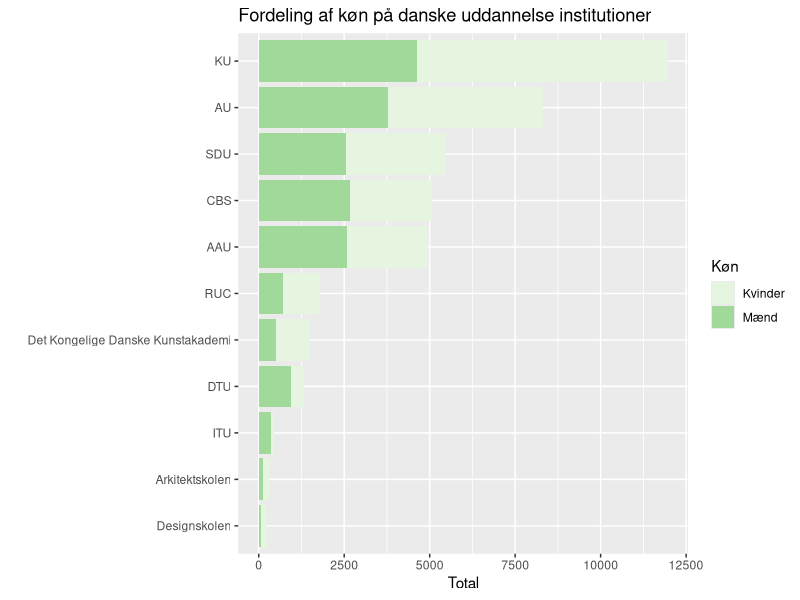
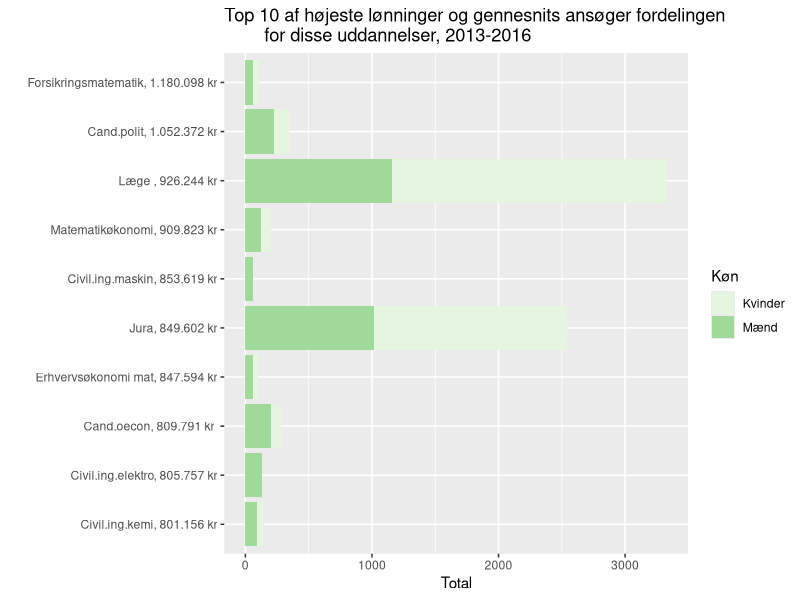
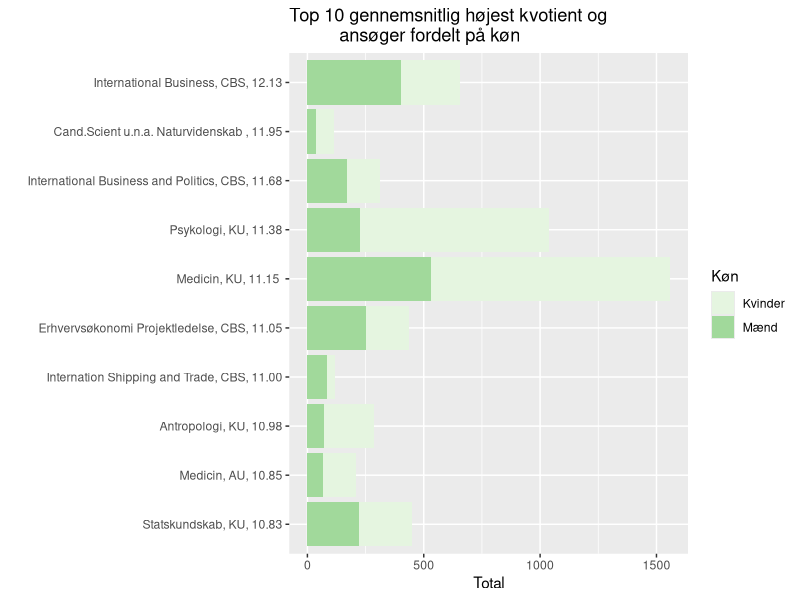
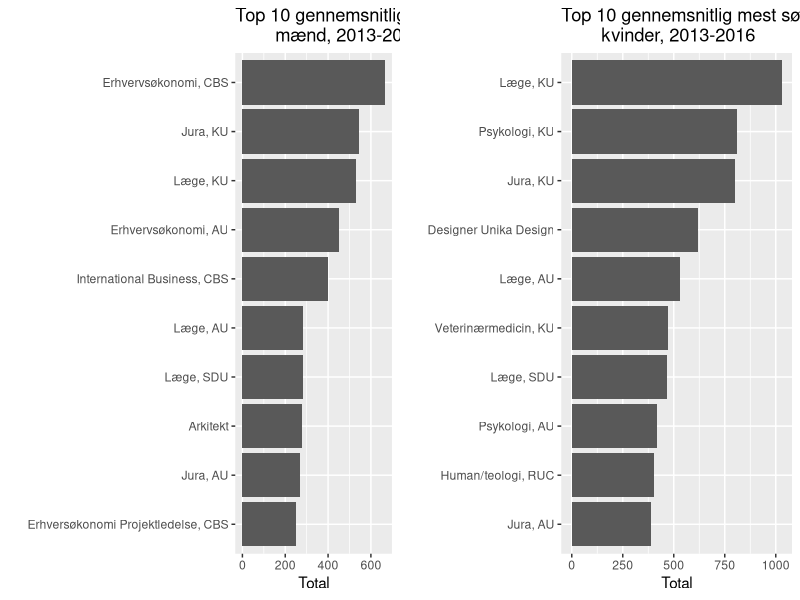

Write R code to recreate these figures, in order.
## ---- chunk 1
knitr::opts_chunk$set(echo = TRUE)
library("readr")
library("dplyr")
library("rio")
library("dplyr")
library("magrittr")
library("ggplot2")
library("tidyr")
library("stringr")
library("gridExtra")
library("grid")
## ---- chunk 2


londata = read.csv("londata1.csv", sep = ";")
Udddata = read.csv("optagelse3.csv", sep = ";")

Udddata = Udddata %>%
  mutate(OptMK = round(OptMaend / OptKvinder,2),
         TotalOpt = OptMaend + OptKvinder,
         TotalAng = AngMaend + AngKvinder,
         AngMK = round(AngMaend / AngKvinder,2)  ) %>%
  arrange(-TotalOpt, -TotalAng, - AngMK, -OptMK)

Udddata.1 = Udddata %>% 
  left_join(londata, by = "Placering")

Udddata.2 = Udddata.1 %>%
  filter( !is.na(GnsIndkomst) )


Udddata.2 = Udddata.2 %>%
  mutate( KvindeAndOpt = round(OptKvinder / TotalOpt, 2),
          KvindeAndAng = round(AngKvinder / TotalAng, 2))

## ---- chunk 3

Uni.2 = Udddata.2 %>%
  group_by(InstNavn) %>%
  summarise(Mænd = sum(round(AngMaend/4,0), na.rm =TRUE), Kvinder =sum(round(AngKvinder/4,0), na.rm=TRUE)) 

Uni.2gather = Uni.2 %>%
  gather(key = Køn, 
         value = frequency,
          -InstNavn)
## ---- chunk 4

ggplot(data=Uni.2gather, aes(x=reorder(InstNavn, frequency), y=frequency, fill=Køn)) +
  geom_bar(stat="identity") +
  coord_flip() + ylab("Total") + xlab("") +
  ggtitle("Fordeling af køn på danske uddannelse institutioner") + 
  scale_fill_brewer(palette = "set1")
## ---- chunk 5
Uni.3 = Udddata.2 %>%
  group_by(GnsIndkomst, Uddannelse) %>%
  summarise(Mænd =sum(round(AngMaend/4,0), na.rm =TRUE), Kvinder =sum(round(AngKvinder/4,0), na.rm=TRUE)) 


Uni.3 = Uni.3 %>%
  arrange(desc(GnsIndkomst)) %>%
  head(n=10)

Uni.3gather = Uni.3 %>%
  gather(key = Køn, 
         value = frequency,
         -GnsIndkomst, - Uddannelse)
## ---- chunk 6
ggplot(data=Uni.3gather, aes(x=reorder(GnsIndkomst, Uddannelse), y=frequency, fill=Køn)) +
  geom_bar(stat="identity") +
  coord_flip() + ylab("Total") + xlab("") +
scale_x_discrete(breaks=c("801156", "805757", "809791", "847594", "849602", "853619", "909823", "926244", "1052373", "1180098"),
                 labels=c("Civil.ing.kemi, 801.156 kr", "Civil.ing.elektro, 805.757 kr", "Cand.oecon, 809.791 kr ", "Erhvervsøkonomi mat, 847.594 kr", 
                          "Jura, 849.602 kr", "Civil.ing.maskin, 853.619 kr", "Matematikøkonomi, 909.823 kr", "Læge , 926.244 kr", 
                          "Cand.polit, 1.052.372 kr", "Forsikringsmatematik, 1.180.098 kr")) + 
ggtitle("Top 10 af højeste lønninger og gennesnits ansøger fordelingen 
        for disse uddannelser, 2013-2016") + 
  scale_fill_brewer(palette = "set1")

## ---- chunk 7
londata <- read.csv("londata1.csv", sep = ";")

uddannelse <- read.csv("optagelse3.csv", sep = ";")

# samler data
data <- uddannelse %>%
  left_join(londata, by = "Placering")

data <- data %>%
  filter(!is.na(GnsIndkomst))

data <- data %>%
  mutate(Kvotient = as.numeric(gsub(",",".",data$Kvotient))) %>%
  filter(!is.na(AngMaend) | !is.na(AngKvinder) ) 


#Kvindeandel i optag og ansøg
data2 = data %>%
  mutate(KvindeAndOpt = round(OptKvinder /(OptKvinder + OptMaend),2), 
         KvindeAndAng = round(AngKvinder / (AngKvinder + AngMaend),2),
         TotalOpt = OptKvinder + OptMaend,
         TotalAng = AngKvinder + AngMaend)


### PLOT AF KØN OG KVOTIENTER
Uni.4 = data2 %>%
  group_by(OptNr) %>%
  summarise(Mænd =sum(round(AngMaend/4,0), na.rm =TRUE), Kvinder =sum(round(AngKvinder/4,0), na.rm=TRUE), Kvotient=mean(Kvotient)) 

Uni.4 = Uni.4 %>%
  arrange(desc(Kvotient)) %>%
  head(n=10)


Uni.4gather = Uni.4 %>%
  gather(key = Køn, 
         value = frequency,
         -Kvotient, - OptNr)

## ---- chunk 8
ggplot(data=Uni.4gather, aes(x=reorder(Kvotient, Køn), y=frequency, fill=Køn)) +
  geom_bar(stat="identity") +
  coord_flip() + ylab("Total") + xlab("") +
scale_x_discrete(breaks=c("10.825", "10.85", "10.975", "11", "11.05", "11.15", "11.375", "11.675", "11.95", "12.125"), 
                 labels=c("Statskundskab, KU, 10.83", "Medicin, AU, 10.85", "Antropologi, KU, 10.98", "Internation Shipping and Trade, CBS, 11.00", 
                          "Erhvervsøkonomi Projektledelse, CBS, 11.05", "Medicin, KU, 11.15 ", "Psykologi, KU, 11.38", "International Business and Politics, CBS, 11.68", 
                          "Cand.Scient u.n.a. Naturvidenskab , 11.95", "International Business, CBS, 12.13")) +
  ggtitle("Top 10 gennemsnitlig højest kvotient og 
          ansøger fordelt på køn") + 
  scale_fill_brewer(palette = "set1")


## ---- chunk 9

Uni.5 = Udddata.2 %>%
  group_by(OptNr, Uddannelse) %>%
  summarise(Mænd =sum(round(AngMaend/4,0), na.rm =TRUE))

Uni.5 = Uni.5 %>%
  arrange(desc(Mænd)) %>%
  head(n=10)

Uni.5$OptNr = factor(Uni.5$OptNr)
## ---- chunk 10
m= ggplot(data=Uni.5, aes(x=reorder(OptNr, Mænd), y= Mænd)) +  geom_bar(stat="identity") +
  #geom_point() +
  coord_flip() + ylab("Total") + xlab("") + 
  scale_x_discrete(breaks=c("13045", "22415", "30010", "17115", "22010", "13060", "22610", "10110", "10410", "13010"),
                   labels=c("Erhversøkonomi Projektledelse, CBS", "Jura, AU", "Arkitekt", "Læge, SDU", "Læge, AU", 
                            "International Business, CBS", "Erhvervsøkonomi, AU", "Læge, KU", "Jura, KU", "Erhvervsøkonomi, CBS")) + 
ggtitle("Top 10 gennemsnitlig mest søgte uddannelse for 
        mænd, 2013-2016") 
## ---- chunk 11

Uni.6 = Udddata.2 %>%
  group_by(OptNr, Uddannelse) %>%
  summarise (Kvinder =sum(round(AngKvinder/4,0), na.rm=TRUE))

Uni.6 = Uni.6 %>%
  arrange(desc(Kvinder)) %>%
  head(n=10)

Uni.6$OptNr = factor(Uni.6$OptNr)

## ---- chunk 12


k= ggplot(data=Uni.6, aes(x=reorder(OptNr, Kvinder), y= Kvinder)) + geom_bar(stat="identity") + 
   # geom_point()
  coord_flip() + ylab("Total") + xlab("") +
scale_x_discrete(breaks=c("22415", "16020", "22420", "17115", "10140", "22010", "32010", "10410", "10368", "10110"),
                 labels=c("Jura, AU", "Human/teologi, RUC", "Psykologi, AU", "Læge, SDU", "Veterinærmedicin, KU", "Læge, AU", 
                          "Designer Unika Design", "Jura, KU", "Psykologi, KU", "Læge, KU")) + 
ggtitle("Top 10 gennemsnitlig mest søgte uddannelse for 
        kvinder, 2013-2016") 
## ---- chunk 13

grid.arrange(m, k, ncol=2)

